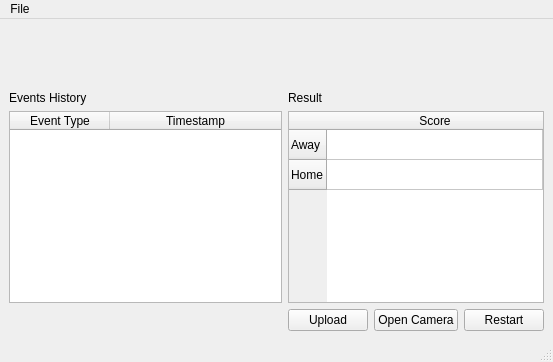
<?xml version="1.0" encoding="UTF-8"?>
<ui version="4.0">
 <class>MainWindow</class>
 <widget class="QMainWindow" name="MainWindow">
  <property name="geometry">
   <rect>
    <x>0</x>
    <y>0</y>
    <width>553</width>
    <height>362</height>
   </rect>
  </property>
  <property name="windowTitle">
   <string>PongPing</string>
  </property>
  <widget class="QWidget" name="centralwidget">
   <layout class="QGridLayout" name="gridLayout">
    <item row="3" column="1">
     <widget class="QLabel" name="label_2">
      <property name="sizePolicy">
       <sizepolicy hsizetype="Minimum" vsizetype="Fixed">
        <horstretch>0</horstretch>
        <verstretch>0</verstretch>
       </sizepolicy>
      </property>
      <property name="text">
       <string>Result</string>
      </property>
     </widget>
    </item>
    <item row="5" column="0">
     <widget class="QTableWidget" name="tableWidget_2">
      <property name="sizePolicy">
       <sizepolicy hsizetype="Preferred" vsizetype="Preferred">
        <horstretch>0</horstretch>
        <verstretch>0</verstretch>
       </sizepolicy>
      </property>
      <attribute name="horizontalHeaderStretchLastSection">
       <bool>true</bool>
      </attribute>
      <column>
       <property name="text">
        <string>Event Type</string>
       </property>
      </column>
      <column>
       <property name="text">
        <string>Timestamp</string>
       </property>
      </column>
     </widget>
    </item>
    <item row="7" column="3">
     <widget class="QPushButton" name="restartbutton">
      <property name="sizePolicy">
       <sizepolicy hsizetype="Fixed" vsizetype="Fixed">
        <horstretch>0</horstretch>
        <verstretch>0</verstretch>
       </sizepolicy>
      </property>
      <property name="text">
       <string>Restart</string>
      </property>
     </widget>
    </item>
    <item row="7" column="2">
     <widget class="QPushButton" name="opencamerabutton">
      <property name="sizePolicy">
       <sizepolicy hsizetype="Fixed" vsizetype="Fixed">
        <horstretch>0</horstretch>
        <verstretch>0</verstretch>
       </sizepolicy>
      </property>
      <property name="text">
       <string>Open Camera</string>
      </property>
     </widget>
    </item>
    <item row="5" column="1" colspan="3">
     <widget class="QTableWidget" name="tableWidget">
      <property name="sizePolicy">
       <sizepolicy hsizetype="Minimum" vsizetype="Minimum">
        <horstretch>0</horstretch>
        <verstretch>0</verstretch>
       </sizepolicy>
      </property>
      <property name="editTriggers">
       <set>QAbstractItemView::NoEditTriggers</set>
      </property>
      <property name="columnCount">
       <number>1</number>
      </property>
      <attribute name="horizontalHeaderStretchLastSection">
       <bool>true</bool>
      </attribute>
      <attribute name="verticalHeaderVisible">
       <bool>true</bool>
      </attribute>
      <row>
       <property name="text">
        <string>Away</string>
       </property>
      </row>
      <row>
       <property name="text">
        <string>Home</string>
       </property>
      </row>
      <column>
       <property name="text">
        <string>Score</string>
       </property>
      </column>
     </widget>
    </item>
    <item row="7" column="1">
     <widget class="QPushButton" name="uploadbutton">
      <property name="sizePolicy">
       <sizepolicy hsizetype="Fixed" vsizetype="Fixed">
        <horstretch>0</horstretch>
        <verstretch>0</verstretch>
       </sizepolicy>
      </property>
      <property name="text">
       <string>Upload</string>
      </property>
     </widget>
    </item>
    <item row="3" column="0">
     <widget class="QLabel" name="label_3">
      <property name="text">
       <string>Events History</string>
      </property>
     </widget>
    </item>
    <item row="1" column="0" colspan="4">
     <widget class="QLabel" name="label_4">
      <property name="text">
       <string/>
      </property>
     </widget>
    </item>
   </layout>
  </widget>
  <widget class="QMenuBar" name="menubar">
   <property name="geometry">
    <rect>
     <x>0</x>
     <y>0</y>
     <width>553</width>
     <height>22</height>
    </rect>
   </property>
   <widget class="QMenu" name="menuFile">
    <property name="title">
     <string>File</string>
    </property>
    <addaction name="actionQuit"/>
   </widget>
   <addaction name="menuFile"/>
  </widget>
  <widget class="QStatusBar" name="statusbar"/>
  <action name="actionQuit">
   <property name="text">
    <string>Quit</string>
   </property>
   <property name="shortcut">
    <string>Ctrl+Q</string>
   </property>
  </action>
 </widget>
 <resources/>
 <connections/>
</ui>
